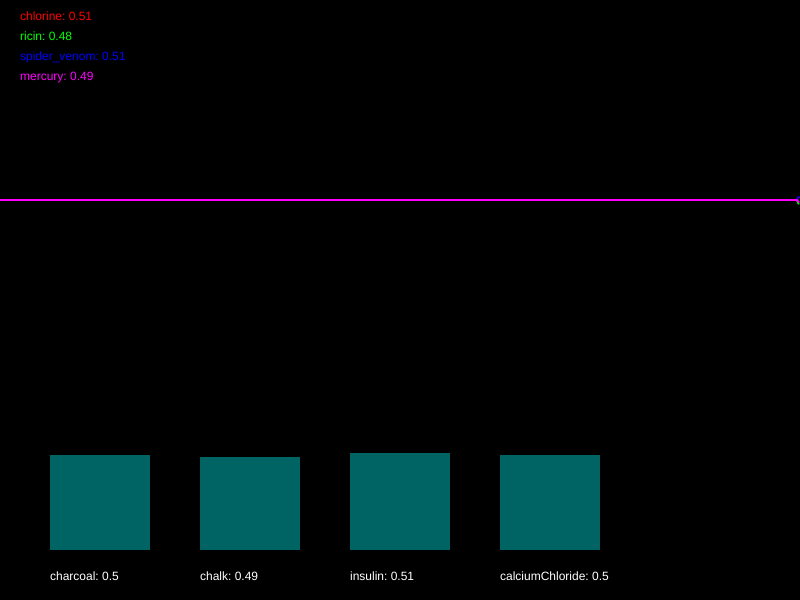
Frame 1 (no input)
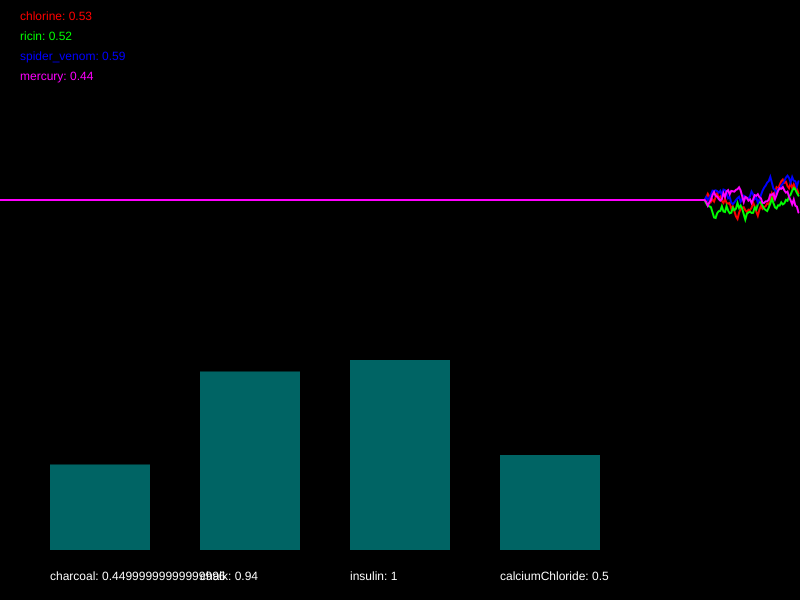
Frame 60 (no input)
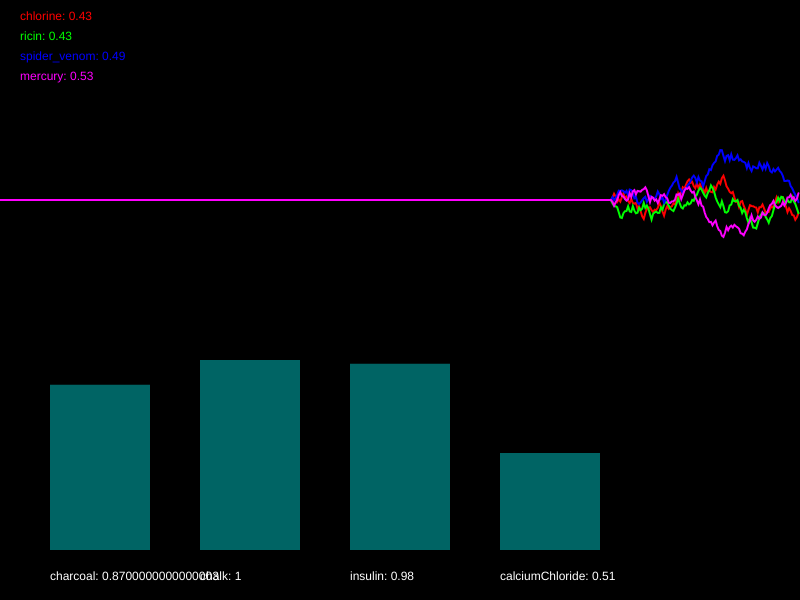
Frame 120 (the mouse pressed at the canvas centre since frame 60)

The p5.js sketch that drew these frames (run headless with seeded random() and noise() and a simulated clock; from frame 60 on, the mouse is pressed at the canvas centre):

// p5.js sketch
// ── sketch.js
/*

Officer: 3337827
CaseNum: 401-1-36959074-3337827

Case 401 - The Case of Norbert's Weiner Stand
Stage 2 - Toxic Burrito

Norbert is at it again. This time he’s set up a burrito stall and is lacing burritos
with his foul toxin. The chaos is spreading. People are dropping like flies and burrito
sales have fallen through the floor. To make matters worse it seems Norbert has cottoned
on to our methods and has upped the complexity of his poison. You’ll find the antidote
harder to develop this time. So kid, head down to the lab and get working.

You must develop the antidote by using conditional statements in the draw loop to
do the following.

	- When chlorine goes above 0.58, decrease charcoal by 0.01
	- If spider_venom goes above 0.63, raise charcoal by 0.01
	- When chlorine goes above 0.34, reduce chalk by 0.01
	- If ricin dips below 0.5, try increasing chalk by 0.04
	- If chlorine goes above 0.45 or mercury goes above 0.46, try decreasing insulin by 0.01
	- If spider_venom dips below 0.66, increment insulin by 0.02
	- If chlorine goes above 0.53 and mercury goes above 0.59, decrease calciumChloride by 0.04
	- If spider_venom dips below 0.37 or ricin goes above 0.57, increment calciumChloride by 0.01


Your conditional statements should:

consider the following poisons:

	- chlorine
	- ricin
	- spider_venom
	- mercury


and modify the following antidotes:

	- charcoal
	- chalk
	- insulin
	- calciumChloride


- There are many ways to complete this task but you should only use the
following commands:

	if(){}
	+=
	-=

*/

//Declare the poison variables
var chlorine;
var ricin;
var spider_venom;
var mercury;


//Declare the antidote variables
var charcoal;
var chalk;
var insulin;
var calciumChloride;


//This variable is used for drawing the graph
var graphs;


function setup()
{

	createCanvas(800,600);
	strokeWeight(2);

	//initialise the poisons and antidotes
	chlorine = 0.5;
	ricin = 0.5;
	spider_venom = 0.5;
	mercury = 0.5;
	charcoal = 0.5;
	chalk = 0.5;
	insulin = 0.5;
	calciumChloride = 0.5;


	//fills the graph with empty values
	graphs = [];

	for(var i = 0; i < 4; i++)
	{
		graphs.push([]);
		for(var j = 0; j < 512; j++)
		{
			graphs[i].push(0.5);
		}
	}

}

function draw()
{

	//Develop the antidote below
	//Write conditional statements to change the amount of each substance ...
	if(chlorine > 0.58)
	{
		charcoal -= 0.01;
	};
	if(spider_venom > 0.63)
	{
		charcoal += 0.01;
	};
	if(chlorine > 0.34)
	{
		chalk -= 0.01;
	};
	if(ricin < 0.5)
	{
		chalk += 0.04;
	};
	if(chlorine > 0.45 || mercury > 0.46)
	{
		try {
			insulin -= 0.01;
			}
		catch(err) {
			console.log("Error decreasing insulin by 0.01 current insulin = ",insulin);
			}
	};
	if(spider_venom < 0.66)
	{
		insulin += 0.02;
	};
	if(chlorine > 0.53 && mercury > 0.59)
	{
		calciumChloride -= 0.04;
	};
	if(spider_venom < 0.37 || ricin > 0.57)
	{
		calciumChloride += 0.01;
	};



	//////////////////////////////////////////////////////

	//the code below generates new values using random numbers

	/*
		For testing, you might want to temporarily comment out
		these lines and set the same variables to constant values
		instead.
	*/

	chlorine = nextValue(graphs[0],chlorine);
	ricin = nextValue(graphs[1],ricin);
	spider_venom = nextValue(graphs[2],spider_venom);
	mercury = nextValue(graphs[3],mercury);


	charcoal = constrain(charcoal, 0, 1);
	chalk = constrain(chalk, 0, 1);
	insulin = constrain(insulin, 0, 1);
	calciumChloride = constrain(calciumChloride, 0, 1);


	///////// DO NOT CHANGE THE CODE BELOW ///////////

	//drawing code

	// set background
	background(0);
	noFill();

	//draw the graphs for the vitals
	var colors = [
	color(255, 0, 0),
	color(0, 255, 0),
	color(0, 0, 255),
	color(255, 0, 255),
	color(255, 255, 0),
	color(0, 255, 255)
	];

	for(var i = 0; i < graphs.length; i++)
	{
		stroke(colors[i]);
		drawGraph(graphs[i]);
	}

	//draw the poisons as text
	noStroke();
	fill(colors[0]);
	text('chlorine: ' + nf(chlorine,1,2), 20,20);
	fill(colors[1]);
	text('ricin: ' + nf(ricin,1,2), 20,40);
	fill(colors[2]);
	text('spider_venom: ' + nf(spider_venom,1,2), 20,60);
	fill(colors[3]);
	text('mercury: ' + nf(mercury,1,2), 20,80);


	//draw the antidotes bar chart
	drawBar(charcoal,50,'charcoal');
	drawBar(chalk,200,'chalk');
	drawBar(insulin,350,'insulin');
	drawBar(calciumChloride,500,'calciumChloride');


}

function nextValue(graph, val)
{
	//gets the next value for a vital and puts it in an array for drawing
	var delta = random(-0.03,0.03);

	val += delta;
	if(val > 1 || val < 0)
	{
		delta *= -1;
		val += delta * 2;
	}

	graph.push(val)
	graph.shift();
	return val;
}

function drawGraph(graph)
{
	//draws an array as a graph
	beginShape();
	for(var i = 0; i < graph.length; i++)
	{
			vertex(width * i/512, height * 0.5 - graph[i]* height/3)
	}
	endShape();
}


function drawBar(val, x, name)
{
	//draws the bars for bar chart
    noStroke();
    fill(0,100,100);
	var mh = height * 0.4 - 50;
	rect(x,(height - 50) - val*mh, 100, val*mh);
    fill(255);
	text(name + ": " + val, x, height - 20);
}
